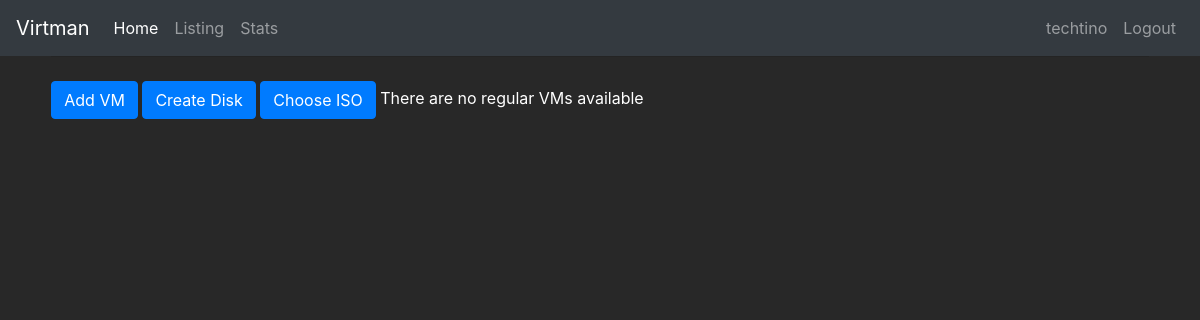
Page /manager/listing (signed in) on the earlier database version.
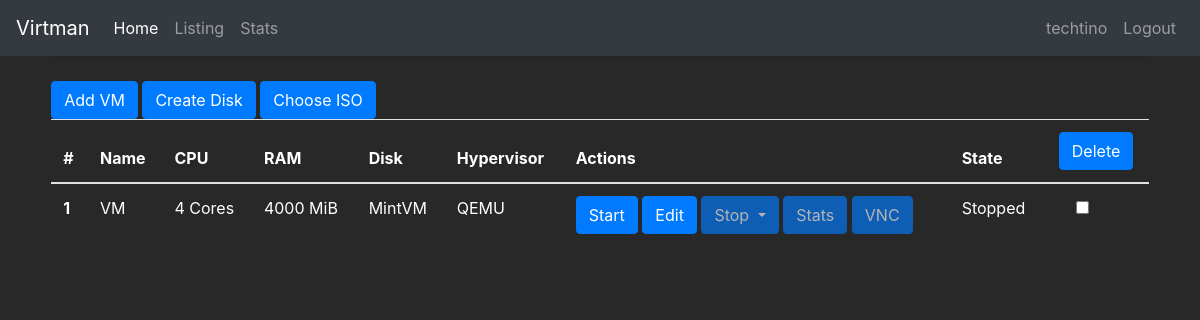
Same page on the later database version.
### manager/models.py (models this page shows, shortened)
class VM(models.Model):
    name = models.CharField(max_length=30)
    cpus = models.IntegerField()
    ram = models.IntegerField()
    HYPERVISOR_CHOICES = (
        ('QEMU', 'QEMU'),
        ('Virtualbox', 'Virtualbox'),
        ('VMWare', 'VMWare'),)
    hypervisor = models.CharField(max_length=30,choices=HYPERVISOR_CHOICES)
    OS = (
        ('Linux', 'Linux'),
        ('Windows', 'Windows'),
        ('Mac', 'Mac'),)
    os = models.CharField(max_length=30,choices=OS)
    state = models.CharField(max_length=3)
    storage_disk = models.ForeignKey(StorageDisk, on_delete=models.CASCADE, blank=True, null=True)
    optical_disk = models.ForeignKey(OpticalDisk, on_delete=models.CASCADE, blank=True, null=True)

class StorageDisk(models.Model):
    def __str__(self):
        return self.name
    name = models.CharField(max_length=30)
    path = models.CharField(max_length=30)
    TYPE_CHOICES = (
        ('qcow2', 'qcow2'),
        ('vmdk', 'vmdk'),
    )
    type = models.CharField(max_length=30,choices=TYPE_CHOICES)
    size = models.IntegerField()

### manager/views.py (the view)
# urls.py: path('listing', views.listing, name='listing'),
@login_required
def listing(request):
    VM_list = VM.objects.order_by('id')[:40]
    template = loader.get_template('listing.html')
    ip = socket.gethostname()
    custom_VM_list = customVM.objects.order_by('id')[:40]
    context = {
        'VM_list': VM_list,
        'ip': ip,
        'customVM_list' : custom_VM_list,
    }
    if request.method == "POST":
        IDs = request.POST.getlist('VMs')
        for id in IDs:
            VirtualMachine = VM.objects.get(id=id)
            LibvirtManagement.delVM(VirtualMachine)
            VirtualMachine.delete()
    return HttpResponse(template.render(context, request))

### manager/templates/listing.html (shortened to what this page needs)
{% extends "base.html" %}
{% block content %}
<div class="dropdown show">
<a class="btn btn-primary" href="/manager/add">Add VM</a>
<a class="btn btn-primary" href="/manager/createDisk">Create Disk</a>
<a class="btn btn-primary" href="/manager/uploadISO">Choose ISO</a>
{% if VM_list %}
<table class="table">
  <thead>
    <tr>
      <th scope="col">#</th>
      <th scope="col">Name</th>
      <th scope="col">CPU</th>
      <th scope="col">RAM</th>
      <th scope"col">Disk</th>
      <th scope="col">Hypervisor</th>
      <th scope="col">Actions</th>
      <th scope="col">State</th>
      <th scope="col" style="text-align: center"><button type="submit" class="btn btn-primary" form="delete_form">Delete</button></th>
    </tr>
  </thead>
  <tbody>
    {% for vm in VM_list %}
        <tr>
        <th scope="row">{{ forloop.counter}}</th>
        <td>{{vm.name}}</td>
        <td>{{vm.cpus}} Cores</td>
        <td>{{vm.ram}} MiB</td>
        <td>{{vm.storage_disk}}</td>
        <td>{{vm.hypervisor}}</td>
        <td>
        {% if vm.state == 'ON' %}
        <button type="button" class="btn btn-primary" disabled>Start</button>
        <button type="button" class="btn btn-primary" disabled>Edit</button>
        <button class="btn btn-primary dropdown-toggle" type="button" id="dropdownMenuButton" data-toggle="dropdown" aria-haspopup="true" aria-expanded="false">Stop</button>
        <div class="dropdown-menu" aria-labelledby="dropdownMenuButton">
          <a class="dropdown-item" href="/manager/{{ vm.id }}/shutdownVM">Shutdown</a>
          <a class="dropdown-item" href="/manager/{{ vm.id }}/restartVM">Restart</a>
          <a class="dropdown-item" href="/manager/{{ vm.id }}/stopVM">Force Off</a>
        </div>
        <a class="btn btn-primary" href="/manager/{{ vm.id }}/vnc?host={{ip}}&port=6080&autoconnect=true">VNC</a>
        <a class="btn btn-primary" href="/manager/{{ vm.id }}/viewStats">Stats</a>
        {% else %}
        <a class="btn btn-primary" href="/manager/{{ vm.id }}/startVM">Start</a>
        <a class="btn btn-primary" href="/manager/{{ vm.id }}/edit">Edit</a>
        <button type="button" class="btn btn-primary dropdown-toggle" disabled>Stop </button>
        <button type="button" class="btn btn-primary" disabled>Stats</button>
        <button type="button" class="btn btn-primary" disabled>VNC</button>
        {% endif %}
        {% if vm.state == "ON" %}
        <td>Running</td>
        <td style="text-align: center"><input class="form-check-input" type="checkbox" disabled></td>
        {% else %}
        <td>Stopped</td>
        <td style="text-align: center"><input class="form-check-input" form="delete_form" type="checkbox" value="{{ vm.id }}" id="{{ vm.id }}" name="VMs"></td>
        {% endif %}
        </td>
        </tr>
    {% endfor %}
  </tbody>
</table>
{% else %}
There are no regular VMs available
{% endif %}
<br>
<br>
{% endblock content %}

### manager/templates/base.html (shortened to what this page needs)
<!doctype html>
<html lang="en">
  <head>
    <link rel="stylesheet" href="https://stackpath.bootstrapcdn.com/bootstrap/4.1.3/css/bootstrap.min.css">
  </head>
  <body>
  <nav class="navbar navbar-expand-sm navbar-dark bg-dark">
  <a class="navbar-brand" href="#">Virtman</a>
  <ul class="navbar-nav mr-auto">
    <li class="nav-item active">
        <a class="nav-link" href="/manager/home">Home</a>
    </li>
    <li class="nav-item">
        <a class="nav-link" href="/manager/listing">Listing</a>
    </li>
    <li class="nav-item">
        <a class="nav-link" href="/manager/viewStats">Stats</a>
    </li>
  </ul>
  <ul class="nav navbar-nav navbar-right">
    {% if user.is_authenticated %}
    <li class="navbar-item">
      <a class="nav-link" href="/manager/profile">{{user.get_username}}</a>
    </li>
    <li class="nav-item">
        <a class="nav-link" href="/accounts/logout">Logout</a>
    </li>
    {% else %}
        <a class="nav-link" href="/accounts/login">Login</a>
    {% endif %}
  </ul>
  </nav>
	<div id="content" name="content" class="main">
		<div class="row justify-content-center">
			<div class="col-11">
        <hr class="mt-0 mb-4">
				{% block content %}
				{% endblock %}
			</div>
		</div>
	</div>
</body>
</html>

### manager/templates/base.html (style rules this page uses)
body { background-color: #282828; color: white; }

Differences in the rows shown:
added VM: name "VM", cpus "4", ram "4000", storage_disk "MintVM", hypervisor "QEMU"
Other differences:
text no longer shown: "There are no regular VMs available"
text now shown: "# Name CPU RAM Disk Hypervisor Actions State Delete"
